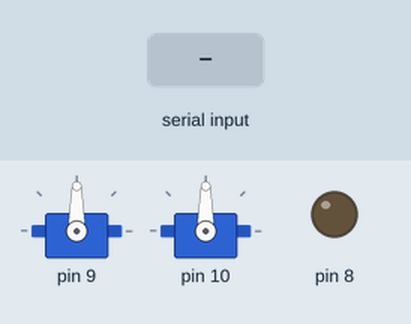
A sketch run on a simulated Arduino Uno, built with avr-gcc and run on an emulated ATmega328P. On the bench: 2 × servo, output pins drawn as LEDs (lit = HIGH). The test bench sets the inputs (shaded band).

Above: at 1.2 s.
1.3 s: "90,45\n" received over Serial
At 1.6 s:
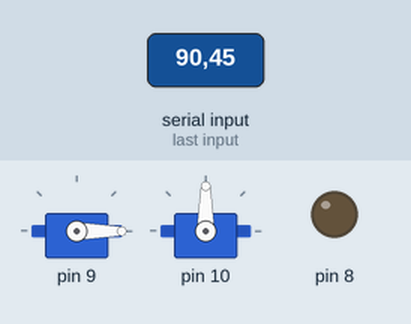
Timing chart, 0 to 4.3 s (numbered marks = the images above; inputs shaded):
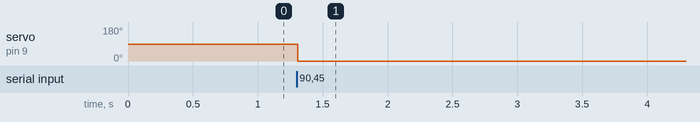

The sketch:

ServoController.ino
```cpp
#include <Servo.h>

Servo servo[2];

void setup()
{
	Serial.begin( 9600);
	servo[0].attach( 9);
	servo[1].attach(10);
	pinMode( 8, OUTPUT);
}

void loop()
{
	String inString = "";
	int servoCount = 0;

	while(Serial.available() > 0)
	{
		int inInt = Serial.read();

		if(isDigit(inInt))
		  inString += (char)inInt;
		else if(inInt == '\n')
		{
			servo[servoCount].writeMicroseconds(inString.toInt());

			if(servoCount==0)
				servoCount = 1;
			else
				servoCount = 0;

			inString = "";
			digitalWrite(8, LOW);
		}
		else if(inInt == '\a')
			digitalWrite(8, HIGH);
	}
}
```

Measured:
- after the input at 1.3 s, servo on pin 9: 90° → 0° at once
